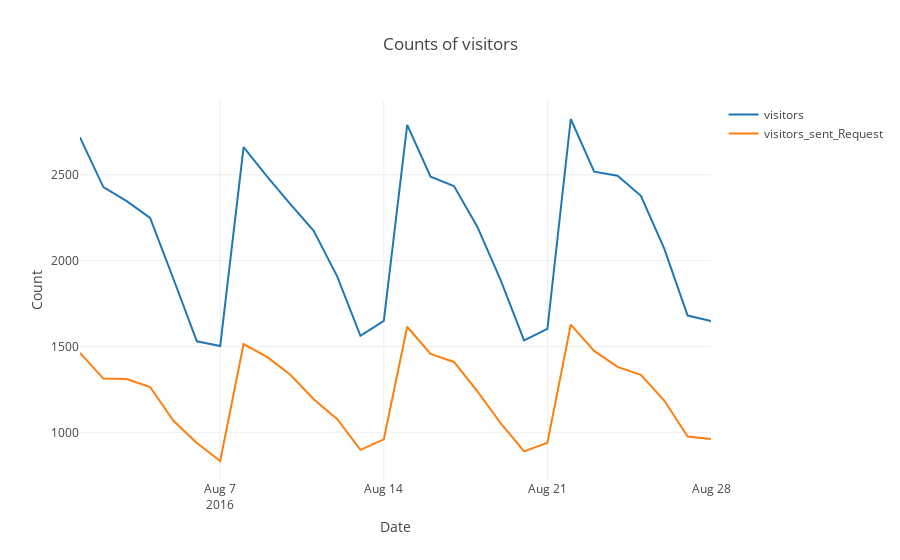

Source (notebook cell):
### Markdown cell above
## (1) How does the number of visitors change over time?

### Code cell
visitors['session_date'] = pd.to_datetime(visitors["session_date"])
time_visitors = visitors['session_date'].value_counts().sort_index()
time_visitors_request = visitors.loc[visitors["sent_request"]==1,:]
time_visitors_request = time_visitors_request['session_date'].value_counts().sort_index()
data = [go.Scatter(x=time_visitors.index, y=time_visitors.values, name='visitors'),\
       go.Scatter(x=time_visitors_request.index, y=time_visitors_request.values, name='visitors_sent_Request')]
layout = go.Layout(dict(title = "Counts of visitors",
                  xaxis = dict(title = 'Date'),yaxis = dict(title = 'Count'),
                ),legend=dict(
                orientation="v"))
py.iplot(dict(data=data, layout=layout))

### Figure 1 — Plotly figure (JSON) as saved in the notebook; plotly's stock layout.template omitted (floating-point values rounded to 4 significant figures)
{"data": [{"name": "visitors", "type": "scatter", "uid": "58b415d2-579e-4fce-8c3d-96081f01868f", "x": ["2016-08-01", "2016-08-02", "2016-08-03", "2016-08-04", "2016-08-05", "2016-08-06", "2016-08-07", "2016-08-08", "2016-08-09", "2016-08-10", "2016-08-11", "2016-08-12", "2016-08-13", "2016-08-14", "2016-08-15", "2016-08-16", "2016-08-17", "2016-08-18", "2016-08-19", "2016-08-20", "2016-08-21", "2016-08-22", "2016-08-23", "2016-08-24", "2016-08-25", "2016-08-26", "2016-08-27", "2016-08-28"], "y": [2718, 2428, 2347, 2249, 1893, 1530, 1503, 2661, 2491, 2329, 2174, 1910, 1562, 1649, 2791, 2489, 2435, 2198, 1887, 1535, 1603, 2825, 2518, 2495, 2378, 2070, 1680, 1648]}, {"name": "visitors_sent_Request", "type": "scatter", "uid": "d76c8ee5-0e16-46ff-8e1b-03e0664d6521", "x": ["2016-08-01", "2016-08-02", "2016-08-03", "2016-08-04", "2016-08-05", "2016-08-06", "2016-08-07", "2016-08-08", "2016-08-09", "2016-08-10", "2016-08-11", "2016-08-12", "2016-08-13", "2016-08-14", "2016-08-15", "2016-08-16", "2016-08-17", "2016-08-18", "2016-08-19", "2016-08-20", "2016-08-21", "2016-08-22", "2016-08-23", "2016-08-24", "2016-08-25", "2016-08-26", "2016-08-27", "2016-08-28"], "y": [1463, 1313, 1310, 1264, 1067, 938, 833, 1514, 1439, 1335, 1193, 1078, 898, 959, 1615, 1457, 1410, 1240, 1053, 889, 939, 1627, 1474, 1381, 1335, 1185, 976, 961]}], "layout": {"legend": {"orientation": "v"}, "title": "Counts of visitors", "xaxis": {"title": "Date"}, "yaxis": {"title": "Count"}}}
